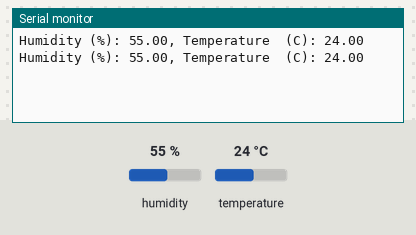
Bench run of a sketch on a simulated Arduino Uno, built with avr-gcc and run on an emulated ATmega328P. On the bench: the last lines printed to the serial monitor. The inputs (shaded band) are chosen by the test bench; at power-on: humidity 55 %, temperature 24 °C.

Above: at 2.8 s.
2.9 s: humidity set to 22 %
At 5.2 s:
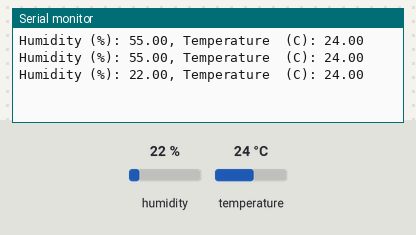
5.6 s: temperature set to 12 °C
At 6.5 s:
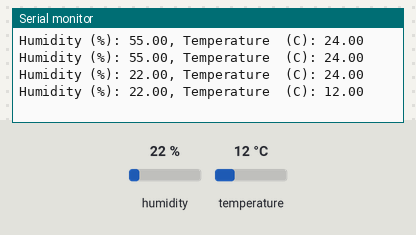
8.3 s: humidity set to 40 %
At 11.3 s:
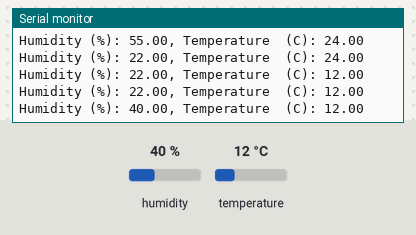
Timing chart, 0 to 12.8 s (numbered marks = the images above; inputs shaded):
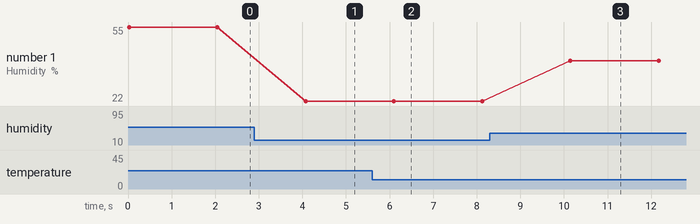

Measured:
- after the input at 2.9 s, the serial monitor: prints a new line after 1.2 s (image 1)
- after the input at 5.6 s, the serial monitor: prints a new line after 0.50 s (image 2)
- after the input at 8.3 s, the serial monitor: prints a new line after 1.8 s (image 3)
- plotted number 1: 55 → 22 after the input at 2.9 s, 22 → 40 after the input at 8.3 s

The sketch:

DHT11_RP2040.ino
```cpp
#include <dht11.h>  // Include the DHT library
#define DHT11PIN 1  // Digital pin connected to the DHT sensor

dht11 DHT11;

void  setup()
{
  Serial.begin(9600); // Initialize serial communication for debugging

}

void loop()
{
  Serial.println();

  int chk = DHT11.read(DHT11PIN); //check the input from the sensor

  Serial.print("Humidity (%): "); //print the Humidity value
  Serial.print((float)DHT11.humidity, 2);

  Serial.print(", Temperature  (C): "); //print the Temperature value
  Serial.println((float)DHT11.temperature, 2);

  delay(2000); // Wait a few seconds between measurements
}
```
